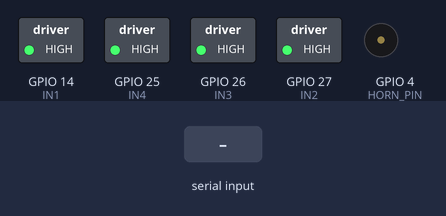
The sketch below on a simulated ESP32. Parts: switched loads named in the sketch (green lamp = pin HIGH), buzzer (waves = sounding, pin HIGH). The inputs (shaded band) are chosen by the test bench. WiFi joins after 1.5 s; servers stay silent unless stated; nothing arrives over Bluetooth unless stated; what the sketch prints to the serial monitor is not drawn.

Above: at 2.7 s.
2.8 s: "F" received over the second serial link
At 3.2 s:
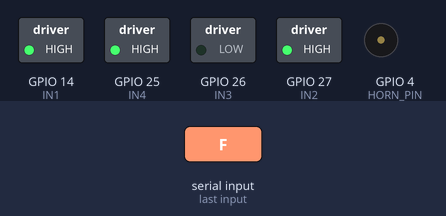
4.3 s: "B" received over the second serial link
At 5.5 s:
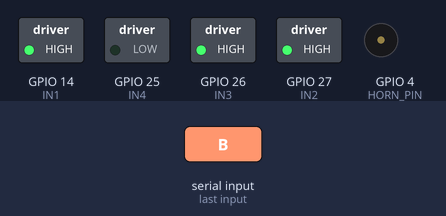
5.8 s: "L" received over the second serial link
At 6.7 s:
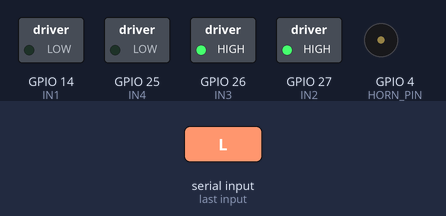
7.3 s: "R" received over the second serial link
At 7.8 s:
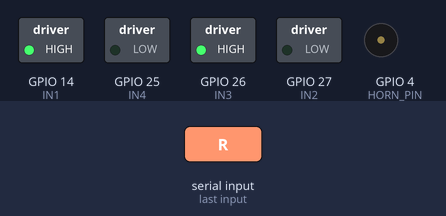
8.8 s: "H" received over the second serial link
At 10.0 s:
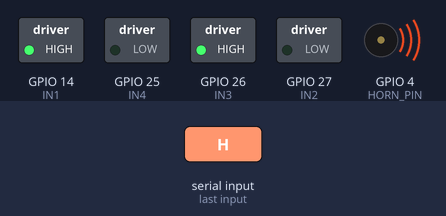
10.3 s: "b" received over the second serial link
At 11.4 s:
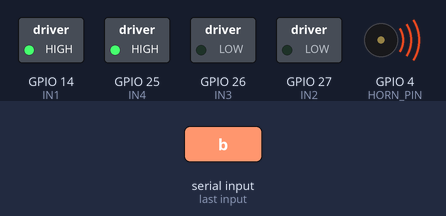
Timing chart, 0 to 12.8 s (numbered marks = the images above; inputs shaded):
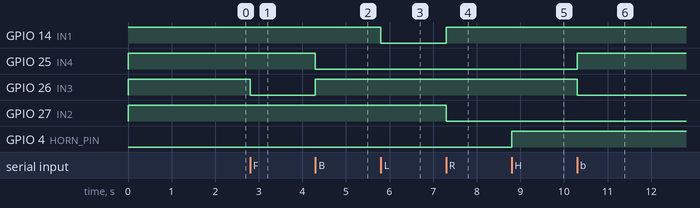

Measured:
- after the input at 2.8 s, GPIO 26 (IN3): HIGH → LOW at once
- after the input at 4.3 s, GPIO 25 (IN4): HIGH → LOW at once; GPIO 26 (IN3): LOW → HIGH at once
- after the input at 5.8 s, GPIO 14 (IN1): HIGH → LOW at once
- after the input at 7.3 s, GPIO 14 (IN1): LOW → HIGH at once; GPIO 27 (IN2): HIGH → LOW at once
- after the input at 8.8 s, GPIO 4 (HORN_PIN): LOW → HIGH at once
- after the input at 10.3 s, GPIO 25 (IN4): LOW → HIGH at once; GPIO 26 (IN3): HIGH → LOW at once

The sketch:

ESP32_BLE_CAR_OPTIONAL_DETECTION.ino
```cpp
#include "BluetoothSerial.h"
#include <WiFi.h>
#include <ArduinoOTA.h>

BluetoothSerial SerialBT;

/* WiFi credentials for OTA */
const char* ssid = "Veda";
const char* password = "Jaishree1451";

/* Motor Pins */
#define IN1 14
#define IN2 27
#define IN3 26
#define IN4 25

/* Horn Pin */
#define HORN_PIN 4

/* Ultrasonic Sensor Pins */
#define TRIG_PIN 18
#define ECHO_PIN 19

/* Safety settings */
const float SAFE_DISTANCE_CM = 30.0;
const unsigned long DISTANCE_CHECK_INTERVAL_MS = 10;

char command;

/* Direction states */
bool fState = false;
bool bState = false;
bool lState = false;
bool rState = false;

/* Obstacle detection state */
bool obstacleDetectionEnabled = false;

/* Auto reverse state */
bool autoReverseActive = false;
unsigned long lastDistanceCheck = 0;

/* ---- Your required motor functions (unchanged) ---- */

void stopMotor()
{
  digitalWrite(IN1, 1);
  digitalWrite(IN2, 1);
  digitalWrite(IN3, 1);
  digitalWrite(IN4, 1);
}

void forward()
{
  digitalWrite(IN3, 0);
  digitalWrite(IN4, 1);
}

void backward()
{
  digitalWrite(IN3, 1);
  digitalWrite(IN4, 0);
}

void left()
{
  digitalWrite(IN1, 0);
  digitalWrite(IN2, 1);
}

void right()
{
  digitalWrite(IN1, 1);
  digitalWrite(IN2, 0);
}

/* Horn */
void hornOn()
{
  digitalWrite(HORN_PIN, 1);
}

void hornOff()
{
  digitalWrite(HORN_PIN, 0);
}

/* Update motor outputs according to states */
void updateMotion()
{
  stopMotor();

  if (fState) forward();
  if (bState) backward();
  if (lState) left();
  if (rState) right();
}

void clearMotionStates()
{
  fState = false;
  bState = false;
  lState = false;
  rState = false;
}

float readDistanceCM()
{
  digitalWrite(TRIG_PIN, LOW);
  delayMicroseconds(2);

  digitalWrite(TRIG_PIN, HIGH);
  delayMicroseconds(10);
  digitalWrite(TRIG_PIN, LOW);

  long duration = pulseIn(ECHO_PIN, HIGH, 25000);

  if (duration == 0) {
    return -1;
  }

  return duration * 0.0343 / 2.0;
}

void startAutoReverse()
{
  if (autoReverseActive) return;

  autoReverseActive = true;
  clearMotionStates();
  stopMotor();
  backward();

  Serial.println("Obstacle detected! Auto reverse started.");
}

void stopAutoReverse()
{
  autoReverseActive = false;
  stopMotor();
  updateMotion();
  Serial.println("Auto reverse stopped.");
}

void handleAutoReverse()
{
  if (!autoReverseActive) return;

  if (!obstacleDetectionEnabled) {
    stopAutoReverse();
    return;
  }

  float distance = readDistanceCM();

  if (distance > 0) {
    Serial.print("Auto Reverse Distance: ");
    Serial.print(distance);
    Serial.println(" cm");
  }

  if (distance > 0 && distance <= SAFE_DISTANCE_CM) {
    backward();  // keep reversing while obstacle is close
  } else {
    stopAutoReverse();
    Serial.println("Obstacle cleared.");
  }
}

void checkObstacle()
{
  if (!obstacleDetectionEnabled) return;
  if (autoReverseActive) return;

  if (millis() - lastDistanceCheck < DISTANCE_CHECK_INTERVAL_MS) return;
  lastDistanceCheck = millis();

  if (bState) return;  // don't trigger while manually reversing

  float distance = readDistanceCM();

  if (distance > 0) {
    Serial.print("Distance: ");
    Serial.print(distance);
    Serial.println(" cm");
  }

  if (distance > 0 && distance <= SAFE_DISTANCE_CM) {
    startAutoReverse();
  }
}

void setupOTA()
{
  WiFi.mode(WIFI_STA);
  WiFi.begin(ssid, password);

  Serial.print("Connecting to WiFi");
  unsigned long startAttempt = millis();

  while (WiFi.status() != WL_CONNECTED && millis() - startAttempt < 15000) {
    delay(500);
    Serial.print(".");
  }

  Serial.println();

  if (WiFi.status() == WL_CONNECTED) {
    Serial.println("WiFi connected");
    Serial.print("IP Address: ");
    Serial.println(WiFi.localIP());

    ArduinoOTA.setHostname("Robo");

    ArduinoOTA.onStart([]() {
      Serial.println("OTA Start");
    });

    ArduinoOTA.onEnd([]() {
      Serial.println("\nOTA End");
    });

    ArduinoOTA.onProgress([](unsigned int progress, unsigned int total) {
      Serial.printf("OTA Progress: %u%%\r", (progress * 100) / total);
    });

    ArduinoOTA.onError([](ota_error_t error) {
      Serial.printf("OTA Error[%u]\n", error);
    });

    ArduinoOTA.begin();
    Serial.println("OTA Ready");
  } else {
    Serial.println("WiFi connection failed. OTA not available.");
  }
}

void setup()
{
  Serial.begin(115200);

  pinMode(IN1, OUTPUT);
  pinMode(IN2, OUTPUT);
  pinMode(IN3, OUTPUT);
  pinMode(IN4, OUTPUT);
  pinMode(HORN_PIN, OUTPUT);

  pinMode(TRIG_PIN, OUTPUT);
  pinMode(ECHO_PIN, INPUT);

  stopMotor();
  hornOff();

  SerialBT.begin("Robo");
  Serial.println("Bluetooth Ready");

  setupOTA();
}

void loop()
{
  ArduinoOTA.handle();
  handleAutoReverse();
  checkObstacle();

  if (SerialBT.available()) {
    command = SerialBT.read();

    Serial.print("Received: ");
    Serial.println(command);

    /* PRESS commands */
    if (command == 'F') fState = true;
    if (command == 'B') bState = true;
    if (command == 'L') lState = true;
    if (command == 'R') rState = true;
    if (command == 'H') hornOn();

    /* Obstacle detection control */
    if (command == 'D') {
      obstacleDetectionEnabled = true;
      Serial.println("Obstacle detection ENABLED");
    }

    if (command == 'd') {
      obstacleDetectionEnabled = false;
      if (autoReverseActive) {
        stopAutoReverse();
      }
      Serial.println("Obstacle detection DISABLED");
    }

    /* RELEASE commands */
    if (command == 'f') fState = false;
    if (command == 'b') bState = false;
    if (command == 'l') lState = false;
    if (command == 'r') rState = false;
    if (command == 'h') hornOff();

    if (!autoReverseActive) {
      updateMotion();
    }
  }
}
```
